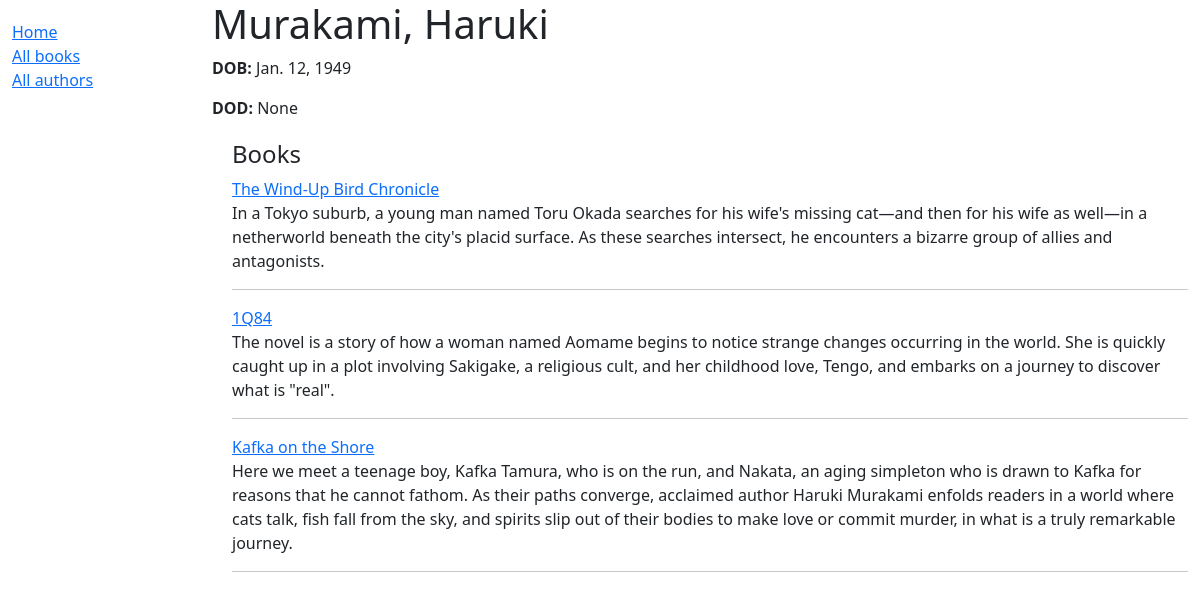
The app's page /catalog/author/1 with its own data.
### catalog/models.py (models this page shows, shortened)
class Author(models.Model):
    first_name = models.CharField(max_length=100)
    last_name = models.CharField(max_length=100)
    date_of_birth = models.DateField(null=True, blank=True)
    date_of_death = models.DateField('Died', null=True, blank=True)
    class Meta:
        ordering = ['last_name', 'first_name']
    def __str__(self) -> str:
        return f'{self.last_name}, {self.first_name}'

class Book(models.Model):
    title = models.CharField(max_length=200)
    author = models.ForeignKey('Author', on_delete=models.SET_NULL, null=True)
    summary = models.TextField(max_length=1000, help_text='Enter a brief description of the book')
    isbn = models.CharField('ISBN', max_length=13, unique=True, help_text='<a href="https://www.isbn-international.org/content/what-isbn">ISBN number</a>')
    genre = models.ManyToManyField(Genre, help_text="Select a genre for this book")
    def __str__(self) -> str:
        return self.title
    def get_absolute_url(self):
        return reverse('book-detail', args=[str(self.id)])
    def display_genre(self):
        return ', '.join(genre.name for genre in self.genre.all()[:3])
    display_genre.short_description = 'Genre'

### catalog/views.py (the view)
# urls.py: path('author/<int:pk>', views.AuthorDetailView.as_view(), name='author-detail'),
class AuthorDetailView(generic.DetailView):
    model = Author

### catalog/templates/catalog/author_detail.html
{% extends "base_generic.html" %} {% block content %}
<h1>{{ author }}</h1>
<p><strong>DOB:</strong> {{ author.date_of_birth }}</p>
<p><strong>DOD:</strong> {{ author.date_of_death }}</p>
<div style="margin-left: 20px; margin-top: 20px">
  <h4>Books</h4>
  {% for copy in author.book_set.all %}
  <a href="{{ copy.get_absolute_url }}">{{ copy }} </a> {{ copy. }}
    <p>
      {{ copy.summary }}
    </p>
  <hr />
  {% endfor %}
</div>
{% endblock %}

### records on screen
Author: date_of_birth "Jan. 12, 1949", date_of_death "None"
Book: title "The Wind-Up Bird Chronicle", summary "In a Tokyo suburb, a young man named Toru Okada searches for his wife's missing cat—and then for his wife as well—in a netherworld beneath the city's placid surface. As these searches intersect, he encounters a bizarre group of allies and antagonists."
Book: title "1Q84", summary "The novel is a story of how a woman named Aomame begins to notice strange changes occurring in the world. She is quickly caught up in a plot involving Sakigake, a religious cult, and her childhood love, Tengo, and embarks on a journey to discover what is \"real\"."
Book: title "Kafka on the Shore", summary "Here we meet a teenage boy, Kafka Tamura, who is on the run, and Nakata, an aging simpleton who is drawn to Kafka for reasons that he cannot fathom. As their paths converge, acclaimed author Haruki Murakami enfolds readers in a world where cats talk, fish fall from the sky, and spirits slip out of their bodies to make love or commit murder, in what is a truly remarkable journey."
